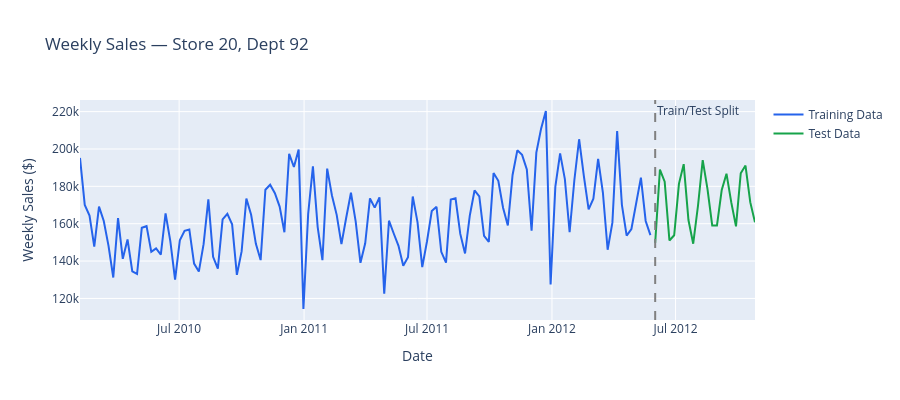

The code cell stored with this chart in its notebook:
### Code cell
fig = go.Figure()

fig.add_trace(go.Scatter(
    x=train_dept['Date'], y=train_dept['Weekly_Sales'],
    name='Training Data', line=dict(color='#2563eb', width=2)))

fig.add_trace(go.Scatter(
    x=test_dept['Date'], y=test_dept['Weekly_Sales'],
    name='Test Data', line=dict(color='#16a34a', width=2)))

fig.add_vline(x=pd.Timestamp(SPLIT_DATE).timestamp() * 1000, 
              line_dash='dash', line_color='gray',
              annotation_text='Train/Test Split')
fig.update_layout(
    title=f'Weekly Sales — Store {TARGET_STORE}, Dept {DEPT}',
    xaxis_title='Date',
    yaxis_title='Weekly Sales ($)',
    hovermode='x unified',
    height=400)

fig.write_html('plots/dept92_raw_series.html')
fig.show()
